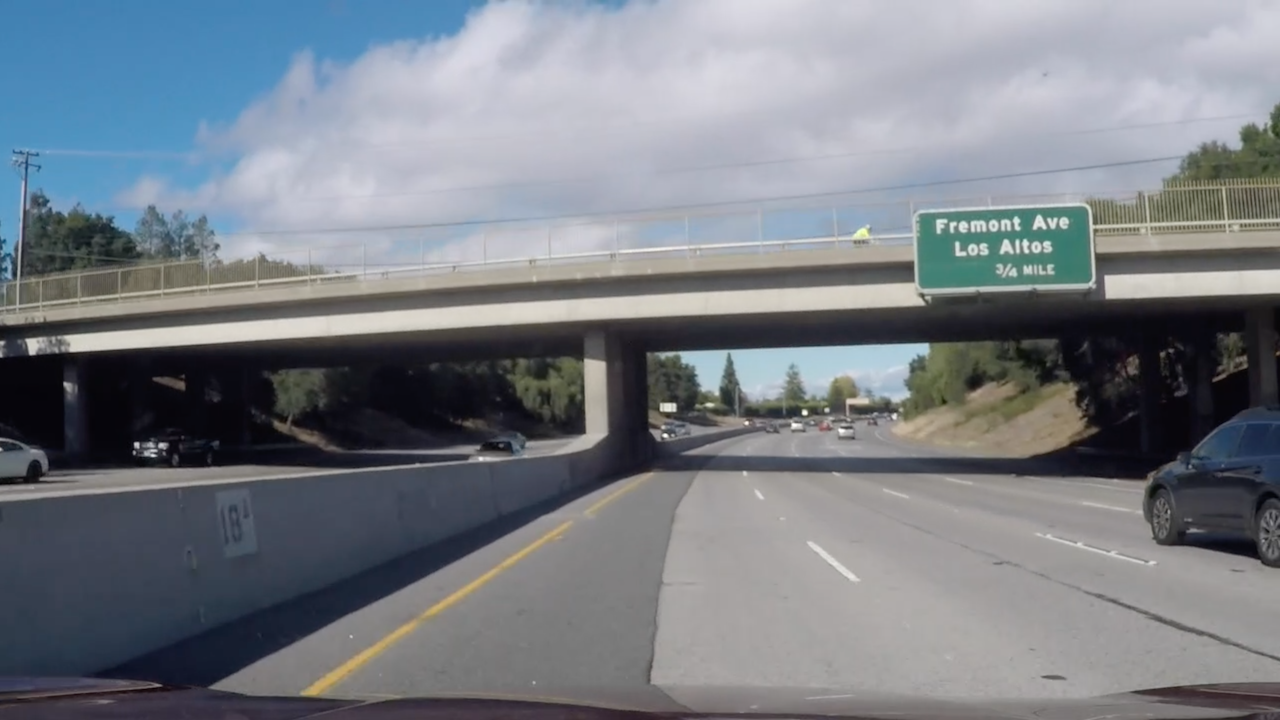
#> input picture test_images/special_test1.jpg, 1280 x 720 px
$ python -i thresholding.py   (imports and definitions only)   (older library calls are emulated)
#> lines starting #> are read from the running program, lines starting #| are printed output that depends on the picture; after the words box and inside, x2 and y2 are one past the last pixel; in counts of white or black regions, pixels touching at a corner belong together
import cv2
import numpy as np
import pandas as pd


def binary_image(image):
    gray=cv2.cvtColor(image,cv2.COLOR_RGB2GRAY)
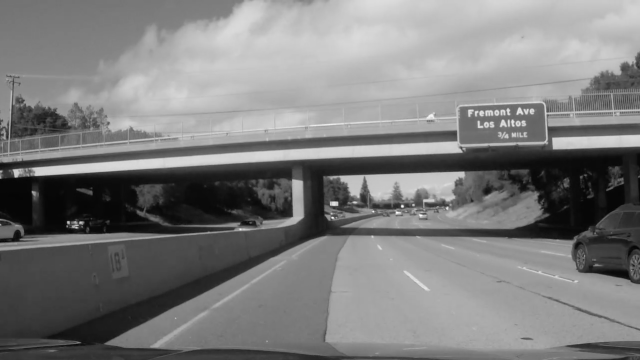
#> gray: shape (720, 1280) (shown at 1/2 size); min 3, max 255, mean 124.9
    sobel_x=cv2.Sobel(gray, cv2.CV_64F, 1, 0, ksize = 5)
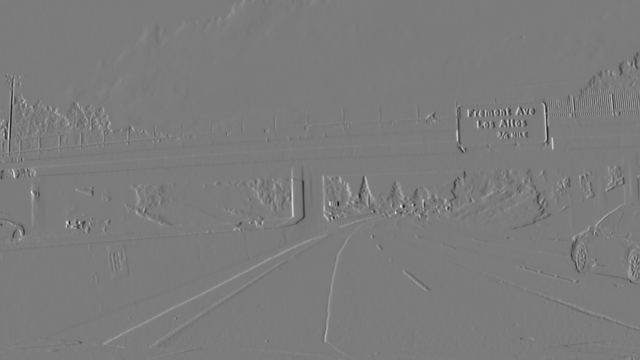
#> sobel_x: shape (720, 1280) float64 (shown at 1/2 size); min -6869, max 7264, mean 1.5; drawn with min black and max white
    ret,thresh1 = cv2.threshold(sobel_x,250,255,cv2.THRESH_BINARY)
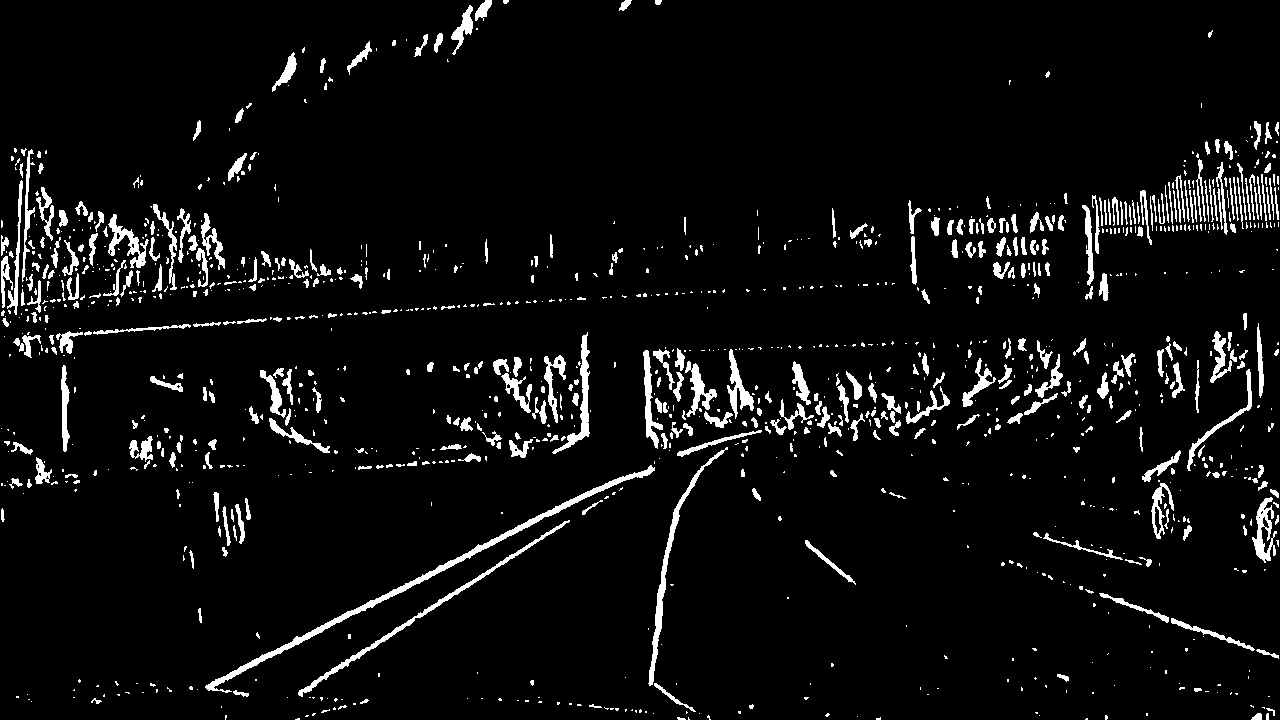
#> thresh1: shape (720, 1280) float64; 5.5% white; 1244 white regions (830 under 20 px), largest, box (x1, y1, x2, y2) and area: (205, 465, 655, 693) 2858, (298, 520, 570, 697) 1343, (648, 447, 728, 686) 1289
    return [ret,thresh1]


>>> import cv2
>>> picture = cv2.cvtColor(cv2.imread('test_images/special_test1.jpg'), cv2.COLOR_BGR2RGB)
>>> result = binary_image(picture)
#> result = 2 items

$ run again, on test_images/straight_lines1.jpg
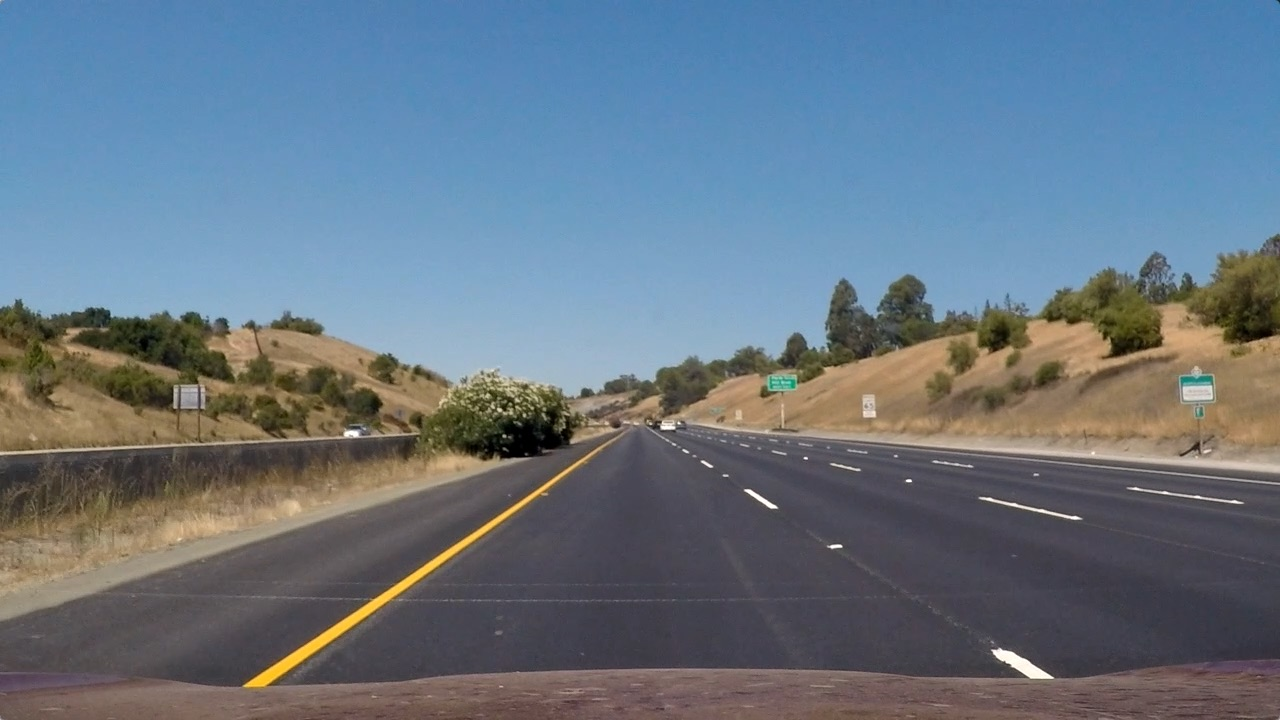
#> input picture test_images/straight_lines1.jpg, 1280 x 720 px
#> in binary_image, `sobel_x=cv2.Sobel(gray, cv2.CV_64F, 1, 0, ksize = 5)`:
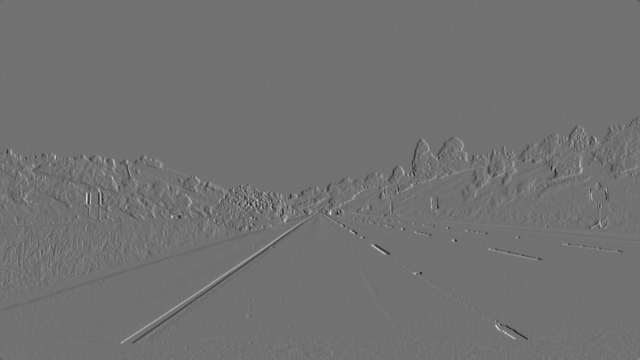
#> sobel_x: shape (720, 1280) float64 (shown at 1/2 size); min -6547, max 8120, mean -1.3; drawn with min black and max white
#> in binary_image, `ret,thresh1 = cv2.threshold(sobel_x,250,255,cv2.THRESH_BINARY)`:
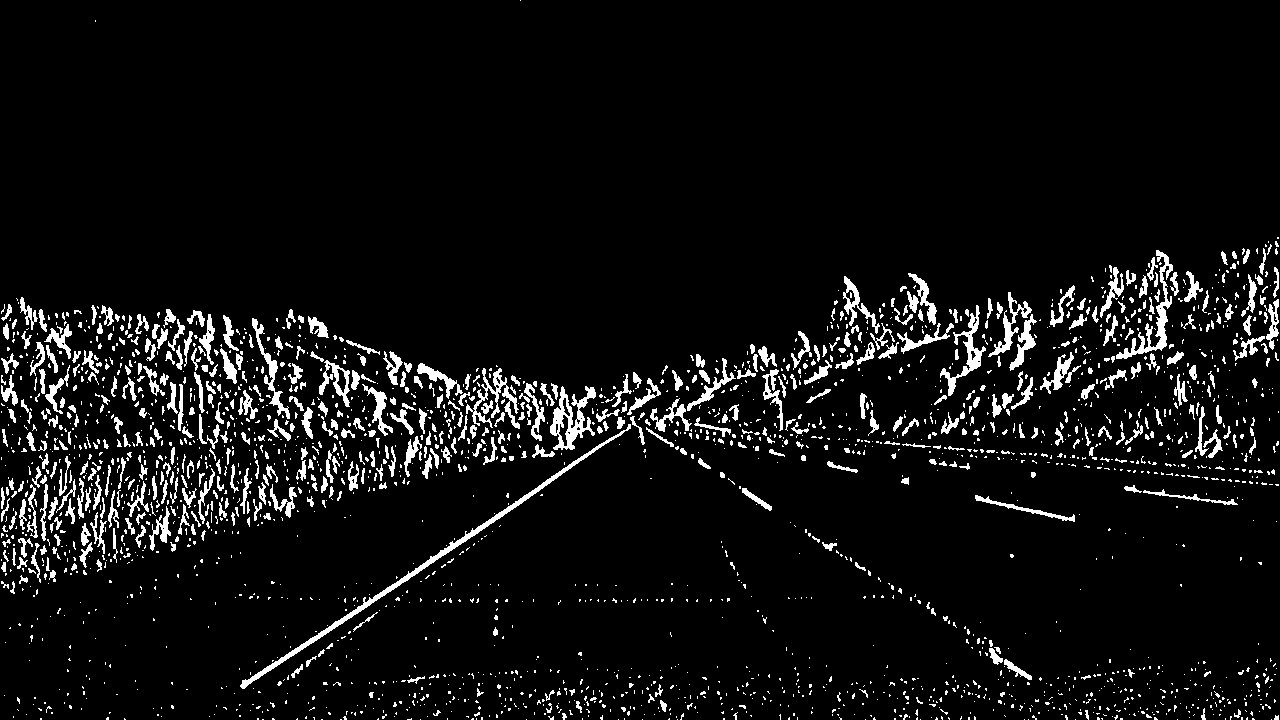
#> thresh1: shape (720, 1280) float64; 6.4% white; 2531 white regions (1984 under 20 px), largest, box (x1, y1, x2, y2) and area: (240, 424, 631, 689) 2222, (550, 386, 596, 450) 1204, (1116, 250, 1173, 359) 1124
#> result = 2 items

$ run again, on test_images/straight_lines2.jpg
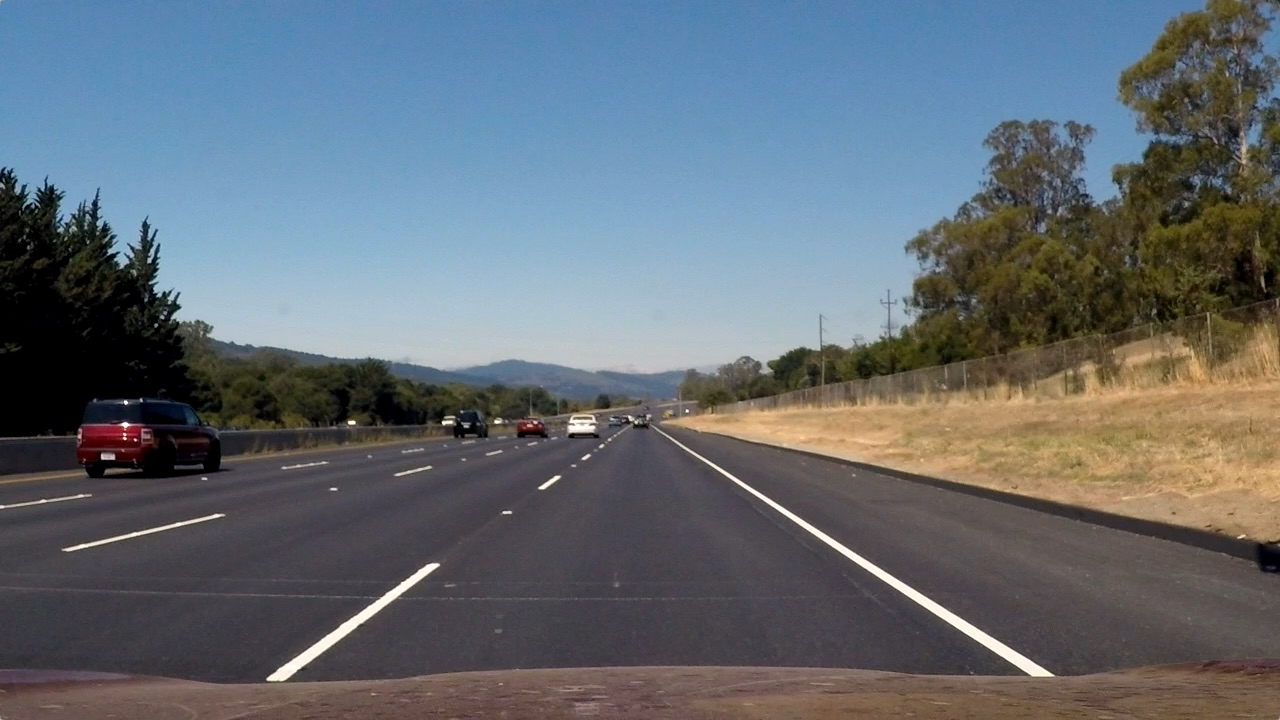
#> input picture test_images/straight_lines2.jpg, 1280 x 720 px
#> in binary_image, `sobel_x=cv2.Sobel(gray, cv2.CV_64F, 1, 0, ksize = 5)`:
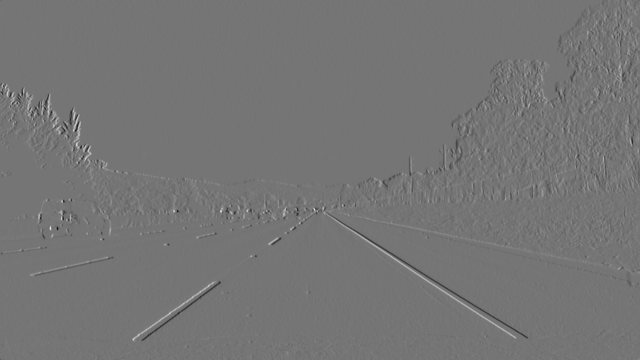
#> sobel_x: shape (720, 1280) float64 (shown at 1/2 size); min -7801, max 9153, mean 3.4; drawn with min black and max white
#> in binary_image, `ret,thresh1 = cv2.threshold(sobel_x,250,255,cv2.THRESH_BINARY)`:
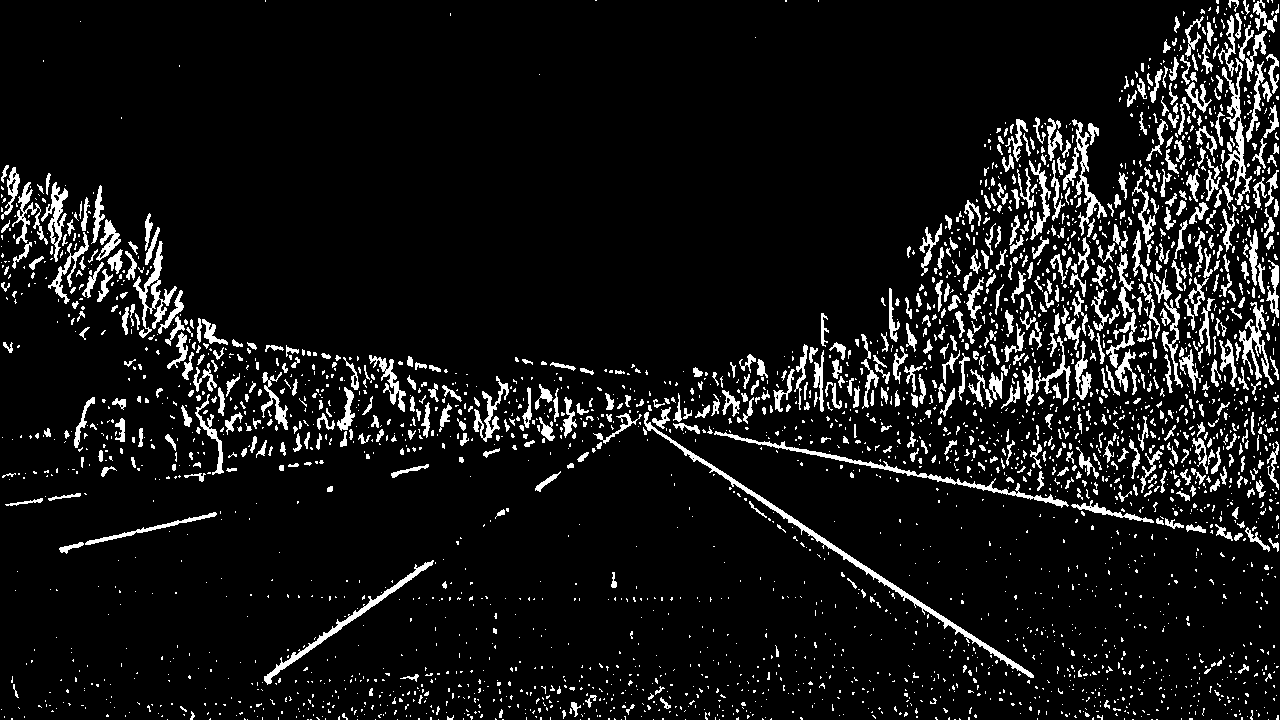
#> thresh1: shape (720, 1280) float64; 8.4% white; 3111 white regions (2421 under 20 px), largest, box (x1, y1, x2, y2) and area: (644, 412, 1034, 678) 2328, (714, 431, 1069, 508) 1475, (264, 560, 434, 685) 1174
#> result = 2 items
